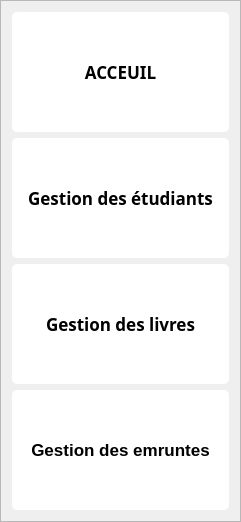
        <widget class="QFrame" name="frame">
         <property name="frameShape">
          <enum>QFrame::StyledPanel</enum>
         </property>
         <property name="frameShadow">
          <enum>QFrame::Raised</enum>
         </property>
         <layout class="QGridLayout" name="gridLayout_7">
          <item row="1" column="0">
           <widget class="QPushButton" name="gest_livre">
            <property name="minimumSize">
             <size>
              <width>200</width>
              <height>120</height>
             </size>
            </property>
            <property name="maximumSize">
             <size>
              <width>16777215</width>
              <height>16777215</height>
             </size>
            </property>
            <property name="font">
             <font>
              <family>Arial,sans-serif</family>
              <pointsize>-1</pointsize>
              <weight>75</weight>
              <bold>true</bold>
             </font>
            </property>
            <property name="styleSheet">
             <string notr="true">background-color: rgb(255, 255, 255);
font-family: &quot;Arial&quot;, sans-serif;
    font-size: 17px;
    font-weight: bold;
    color: #000000; /* Black text color */
    border: none;
    border-radius: 5px;
    padding: 8px 16px;
    text-align: center; /* Center align button text */
    text-transform: uppercase; /* Uppercase button text */</string>
            </property>
            <property name="text">
             <string>Gestion des étudiants</string>
            </property>
            <property name="icon">
             <iconset resource="icons/icons.qrc">
              <normaloff>:/student.jpg</normaloff>:/student.jpg</iconset>
            </property>
            <property name="iconSize">
             <size>
              <width>80</width>
              <height>80</height>
             </size>
            </property>
           </widget>
          </item>
          <item row="2" column="0">
           <widget class="QPushButton" name="enreg_recup">
            <property name="minimumSize">
             <size>
              <width>200</width>
              <height>120</height>
             </size>
            </property>
            <property name="maximumSize">
             <size>
              <width>16777215</width>
              <height>16777215</height>
             </size>
            </property>
            <property name="font">
             <font>
              <family>Arial,sans-serif</family>
              <pointsize>-1</pointsize>
              <weight>75</weight>
              <bold>true</bold>
             </font>
            </property>
            <property name="styleSheet">
             <string notr="true">
background-color: rgb(255, 255, 255);
font-family: &quot;Arial&quot;, sans-serif;
    font-size: 17px;
    font-weight: bold;
    color: #000000; /* Black text color */
    border: none;
    border-radius: 5px;
    padding: 8px 16px;
    text-align: center; /* Center align button text */
    text-transform: uppercase; /* Uppercase button text */</string>
            </property>
            <property name="text">
             <string>Gestion des livres</string>
            </property>
            <property name="icon">
             <iconset resource="icons/icons.qrc">
              <normaloff>:/book.jpg</normaloff>:/book.jpg</iconset>
            </property>
            <property name="iconSize">
             <size>
              <width>70</width>
              <height>70</height>
             </size>
            </property>
           </widget>
          </item>
          <item row="0" column="0">
           <widget class="QPushButton" name="acceuil">
            <property name="minimumSize">
             <size>
              <width>200</width>
              <height>120</height>
             </size>
            </property>
            <property name="maximumSize">
             <size>
              <width>16777215</width>
              <height>16777215</height>
             </size>
            </property>
            <property name="font">
             <font>
              <family>Arial,sans-serif</family>
              <pointsize>-1</pointsize>
              <weight>75</weight>
              <bold>true</bold>
             </font>
            </property>
            <property name="styleSheet">
             <string notr="true">background-color: rgb(255, 255, 255);
font-family: &quot;Arial&quot;, sans-serif;
    font-size: 17px;
    font-weight: bold;
    color: #000000; /* Black text color */
    border: none;
    border-radius: 5px;
    padding: 8px 16px;
    text-align: center; /* Center align button text */
    text-transform: uppercase; /* Uppercase button text */</string>
            </property>
            <property name="text">
             <string>ACCEUIL</string>
            </property>
            <property name="icon">
             <iconset resource="icons/icons.qrc">
              <normaloff>:/acceuil.png</normaloff>:/acceuil.png</iconset>
            </property>
            <property name="iconSize">
             <size>
              <width>70</width>
              <height>70</height>
             </size>
            </property>
           </widget>
          </item>
          <item row="3" column="0">
           <widget class="QPushButton" name="gest_emp">
            <property name="minimumSize">
             <size>
              <width>200</width>
              <height>120</height>
             </size>
            </property>
            <property name="maximumSize">
             <size>
              <width>16777215</width>
              <height>16777215</height>
             </size>
            </property>
            <property name="styleSheet">
             <string notr="true">background-color: rgb(255, 255, 255);
font-family: &quot;Arial&quot;, sans-serif;
    font-size: 17px;
    font-weight: bold;
    color: #000000; /* Black text color */
    border: none;
    border-radius: 5px;
    padding: 8px 16px;
    text-align: center; /* Center align button text */
    text-transform: uppercase; /* Uppercase button text */</string>
            </property>
            <property name="text">
             <string>Gestion des emruntes</string>
            </property>
            <property name="icon">
             <iconset>
              <normalon>:/emp.png</normalon>
             </iconset>
            </property>
            <property name="iconSize">
             <size>
              <width>70</width>
              <height>70</height>
             </size>
            </property>
           </widget>
          </item>
         </layout>
        </widget>
